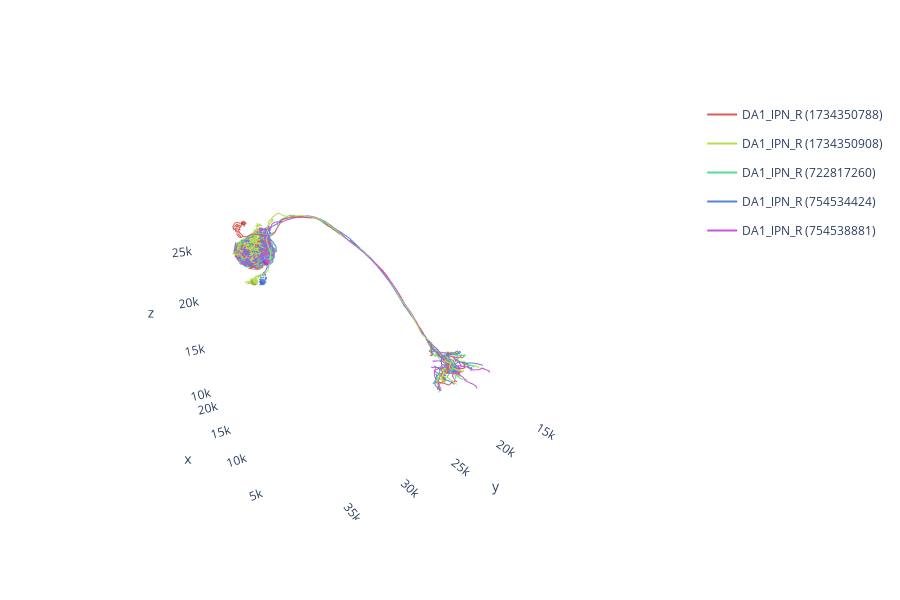

The notebook cell saved with this chart:
### Code cell
# Clear existing viewer
navis.close3d()

# Add neurons to viewer
navis.plot3d(nl, backend='plotly')

# Add volume
#navis.plot3d(lh, backend='plotly')

# Clear viewer again...
#navis.clear3d()

# ... or close altogether
#navis.close3d()

### Figure 1 — Plotly figure (JSON) as saved in the notebook; plotly's stock layout.template omitted (floating-point values rounded to 4 significant figures; data arrays with more than 128 entries replaced by an {"elided": "..."} marker saying what was removed)
{"data": [{"hoverinfo": "none", "hovertext": " ", "legendgroup": "1734350788", "line": {"color": "rgb(219,94,86)", "width": 2}, "mode": "lines", "name": "DA1_lPN_R (1734350788)", "showlegend": true, "type": "scatter3d", "x": {"elided": "5700 float values"}, "y": {"elided": "5700 float values"}, "z": {"elided": "5700 float values"}}, {"color": "rgb(219,94,86)", "hoverinfo": "name", "i": {"elided": "320 int values"}, "j": {"elided": "320 int values"}, "k": {"elided": "320 int values"}, "legendgroup": "1734350788", "showlegend": false, "type": "mesh3d", "x": {"elided": "162 float values"}, "y": {"elided": "162 float values"}, "z": {"elided": "162 float values"}}, {"hoverinfo": "none", "hovertext": " ", "legendgroup": "1734350908", "line": {"color": "rgb(184,219,86)", "width": 2}, "mode": "lines", "name": "DA1_lPN_R (1734350908)", "showlegend": true, "type": "scatter3d", "x": {"elided": "6368 float values"}, "y": {"elided": "6368 float values"}, "z": {"elided": "6368 float values"}}, {"color": "rgb(184,219,86)", "hoverinfo": "name", "i": {"elided": "320 int values"}, "j": {"elided": "320 int values"}, "k": {"elided": "320 int values"}, "legendgroup": "1734350908", "showlegend": false, "type": "mesh3d", "x": {"elided": "162 float values"}, "y": {"elided": "162 float values"}, "z": {"elided": "162 float values"}}, {"hoverinfo": "none", "hovertext": " ", "legendgroup": "722817260", "line": {"color": "rgb(86,219,147)", "width": 2}, "mode": "lines", "name": "DA1_lPN_R (722817260)", "showlegend": true, "type": "scatter3d", "x": {"elided": "5643 float values"}, "y": {"elided": "5643 float values"}, "z": {"elided": "5643 float values"}}, {"hoverinfo": "none", "hovertext": " ", "legendgroup": "754534424", "line": {"color": "rgb(86,131,219)", "width": 2}, "mode": "lines", "name": "DA1_lPN_R (754534424)", "showlegend": true, "type": "scatter3d", "x": {"elided": "6147 float values"}, "y": {"elided": "6147 float values"}, "z": {"elided": "6147 float values"}}, {"color": "rgb(86,131,219)", "hoverinfo": "name", "i": {"elided": "320 int values"}, "j": {"elided": "320 int values"}, "k": {"elided": "320 int values"}, "legendgroup": "754534424", "showlegend": false, "type": "mesh3d", "x": {"elided": "162 float values"}, "y": {"elided": "162 float values"}, "z": {"elided": "162 float values"}}, {"hoverinfo": "none", "hovertext": " ", "legendgroup": "754538881", "line": {"color": "rgb(200,86,219)", "width": 2}, "mode": "lines", "name": "DA1_lPN_R (754538881)", "showlegend": true, "type": "scatter3d", "x": {"elided": "6163 float values"}, "y": {"elided": "6163 float values"}, "z": {"elided": "6163 float values"}}, {"color": "rgb(200,86,219)", "hoverinfo": "name", "i": {"elided": "320 int values"}, "j": {"elided": "320 int values"}, "k": {"elided": "320 int values"}, "legendgroup": "754538881", "showlegend": false, "type": "mesh3d", "x": {"elided": "162 float values"}, "y": {"elided": "162 float values"}, "z": {"elided": "162 float values"}}], "layout": {"autosize": true, "height": 600, "paper_bgcolor": "rgba(0,0,0,0)", "plot_bgcolor": "rgba(0,0,0,0)", "scene": {"aspectmode": "data", "aspectratio": {"x": 1, "y": 1, "z": 1}, "camera": {"eye": {"x": -1.743, "y": 1.071, "z": 0.71}, "up": {"x": 0, "y": 0, "z": 1}}, "xaxis": {"backgroundcolor": "rgb(240, 240, 240)", "gridcolor": "rgb(255, 255, 255)", "showbackground": false, "showgrid": false, "showline": false, "zerolinecolor": "rgb(255, 255, 255)"}, "yaxis": {"backgroundcolor": "rgb(240, 240, 240)", "gridcolor": "rgb(255, 255, 255)", "showbackground": false, "showgrid": false, "showline": false, "zerolinecolor": "rgb(255, 255, 255)"}, "zaxis": {"backgroundcolor": "rgb(240, 240, 240)", "gridcolor": "rgb(255, 255, 255)", "showbackground": false, "showgrid": false, "showline": false, "zerolinecolor": "rgb(255, 255, 255)"}}}}
